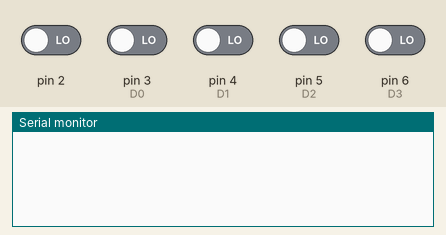
Bench run of a sketch on a simulated Arduino Uno, built with avr-gcc and run on an emulated ATmega328P. Shown: the last lines printed to the serial monitor. Inputs (shaded band) come from the test bench; at power-on: pin 2, pin 3 (D0), pin 4 (D1), pin 5 (D2), pin 6 (D3) LOW.

Above: at 1.2 s.
1.3 s: pin 2 driven HIGH
At 2.1 s:
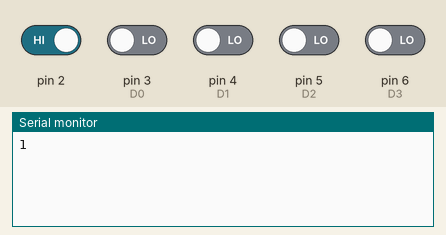
At 3.4 s:
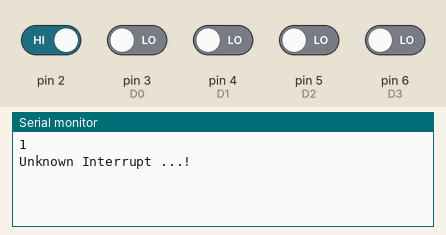

The sketch:

InterruptTest.ino
```cpp
const int VT_Interrupt = 0;
const int D0 = 3;
const int D1 = 4;
const int D2 = 5;
const int D3 = 6;
static unsigned long last_interrupt_time = 0;
int count = 0;

void setup() {
    Serial.begin(9600);
    pinMode(D0,INPUT);
    pinMode(D1,INPUT);
    pinMode(D2,INPUT);
    pinMode(D3,INPUT);
    attachInterrupt(VT_Interrupt,rxr_interrupt,RISING);
}

void loop() {
  // put your main code here, to run repeatedly:
}

void rxr_interrupt()
{

    unsigned long interrupt_time = millis();
    // If interrupts come faster than 200ms, assume it's a bounce and ignore
    if (interrupt_time - last_interrupt_time > 200)
      {
          last_interrupt_time = interrupt_time;

          count = count + 1;
          Serial.println(count);

          for(int i = 0; i <= 100; i++)
            delayMicroseconds(10000);  //10 milisec delay

          if(digitalRead(D0))
            {
                Serial.println("D0 Pressed...!");
                return;
            }
          else if(digitalRead(D1))
            {
                Serial.println("D1 Pressed...!");
                return;
            }
          else if(digitalRead(D2))
            {
                Serial.println("D2 Pressed...!");
                return;
            }
          else if(digitalRead(D3))
            {
                Serial.println("D3 Pressed...!");
                return;
            }
          else
            {
                Serial.println("Unknown Interrupt ...!");
                return;
            }
      }
}
```

Measured:
- after the input at 1.3 s, the serial monitor: prints a new line at once (image 1)
